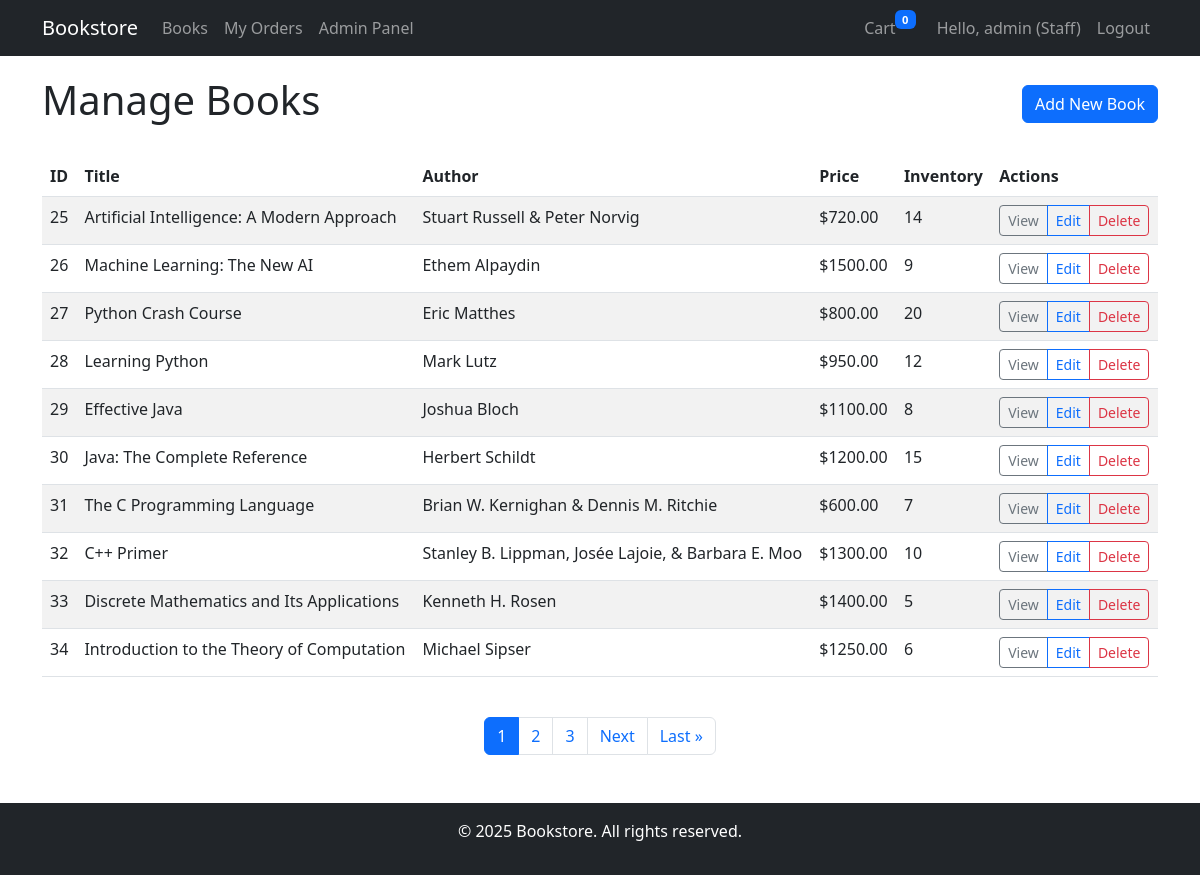
Screenshot of /admin_panel/books/ (signed in) with the database file from the repository.
### books/models.py (models this page shows, shortened)
class Book(models.Model):
    title = models.CharField(max_length=200)
    author = models.CharField(max_length=200)
    description = models.TextField()
    price = models.DecimalField(max_digits=10, decimal_places=2)
    inventory = models.PositiveIntegerField(default=0)
    cover_image = models.CharField(max_length=255, blank=True, null=True)
    created_at = models.DateTimeField(auto_now_add=True)
    updated_at = models.DateTimeField(auto_now=True)

### admin_panel/views.py (the view)
# urls.py: path('books/', views.BookListAdminView.as_view(), name='book_list'),
class BookListAdminView(AdminRequiredMixin, ListView):
    model = Book
    template_name = 'admin_panel/book_list.html'
    context_object_name = 'books'
    paginate_by = 10

### admin_panel/views.py (called while the page is built)
    def test_func(self):
        return self.request.user.is_authenticated and self.request.user.is_staff

### cart/context_processors.py (called while the page is built)
def cart_processor(request):
    cart = request.session.get('cart', {})
    cart_count = sum(item['quantity'] for item in cart.values())
    return {
        'cart_count': cart_count
    }

### templates/admin_panel/book_list.html (shortened to what this page needs)
{% extends 'base/base.html' %}
{% block content %}
<div class="d-flex justify-content-between align-items-center mb-4">
    <h1>Manage Books</h1>
    <a href="{% url 'admin_panel:book_create' %}" class="btn btn-primary">Add New Book</a>
</div>
{% if books %}
    <div class="table-responsive">
        <table class="table table-striped">
            <thead>
                <tr>
                    <th>ID</th>
                    <th>Title</th>
                    <th>Author</th>
                    <th>Price</th>
                    <th>Inventory</th>
                    <th>Actions</th>
                </tr>
            </thead>
            <tbody>
                {% for book in books %}
                <tr>
                    <td>{{ book.id }}</td>
                    <td>{{ book.title }}</td>
                    <td>{{ book.author }}</td>
                    <td>${{ book.price }}</td>
                    <td>{{ book.inventory }}</td>
                    <td>
                        <div class="btn-group" role="group">
                            <a href="{% url 'books:book_detail' book.id %}" class="btn btn-sm btn-outline-secondary">View</a>
                            <a href="{% url 'admin_panel:book_update' book.id %}" class="btn btn-sm btn-outline-primary">Edit</a>
                            <a href="{% url 'admin_panel:book_delete' book.id %}" class="btn btn-sm btn-outline-danger">Delete</a>
                        </div>
                    </td>
                </tr>
                {% endfor %}
            </tbody>
        </table>
    </div>
    {% if is_paginated %}
    <nav aria-label="Page navigation" class="mt-4">
        <ul class="pagination justify-content-center">
            {% for num in page_obj.paginator.page_range %}
                {% if page_obj.number == num %}
                    <li class="page-item active">
                        <span class="page-link">{{ num }}</span>
                    </li>
                {% elif num > page_obj.number|add:'-3' and num < page_obj.number|add:'3' %}
                    <li class="page-item">
                        <a class="page-link" href="?page={{ num }}">{{ num }}</a>
                    </li>
                {% endif %}
            {% endfor %}
            {% if page_obj.has_next %}
                <li class="page-item">
                    <a class="page-link" href="?page={{ page_obj.next_page_number }}">Next</a>
                </li>
                <li class="page-item">
                    <a class="page-link" href="?page={{ page_obj.paginator.num_pages }}">Last &raquo;</a>
                </li>
            {% endif %}
        </ul>
    </nav>
    {% endif %}
{% else %}
    <div class="alert alert-info">No books available. <a href="{% url 'admin_panel:book_create' %}">Add a book</a>.</div>
{% endif %}
{% endblock %}

### templates/base/base.html (shortened to what this page needs)
<!DOCTYPE html>
<html lang="en">
<head>
    <link href="https://cdn.jsdelivr.net/npm/bootstrap@5.3.0-alpha1/dist/css/bootstrap.min.css" rel="stylesheet">
</head>
<body>
    <nav class="navbar navbar-expand-lg navbar-dark bg-dark">
        <div class="container">
            <a class="navbar-brand" href="{% url 'books:book_list' %}">Bookstore</a>
            <div class="collapse navbar-collapse" id="navbarNav">
                <ul class="navbar-nav me-auto">
                    <li class="nav-item">
                        <a class="nav-link" href="{% url 'books:book_list' %}">Books</a>
                    </li>
                    {% if user.is_authenticated %}
                        <li class="nav-item">
                            <a class="nav-link" href="{% url 'orders:order_history' %}">My Orders</a>
                        </li>
                        {% if user.is_staff %}
                            <li class="nav-item">
                                <a class="nav-link" href="{% url 'admin_panel:dashboard' %}">Admin Panel</a>
                            </li>
                        {% endif %}
                    {% endif %}
                </ul>
                <ul class="navbar-nav">
                    {% if user.is_authenticated %}
                        <li class="nav-item">
                            <a class="nav-link" href="{% url 'cart:view_cart' %}">
                                Cart <span class="badge bg-primary cart-badge">{{ cart_count }}</span>
                            </a>
                        </li>
                        <li class="nav-item">
                            <span class="nav-link">Hello, {{ user.username }}{% if user.is_staff %} (Staff){% endif %}</span>
                        </li>
                        <li class="nav-item">
                            <a class="nav-link" href="{% url 'accounts:logout' %}">Logout</a>
                        </li>
                    {% endif %}
                </ul>
            </div>
        </div>
    </nav>
    <div class="container">
        {% block content %}{% endblock %}
    </div>
    <footer class="bg-dark text-white mt-5 py-3">
        <div class="container text-center">
            <p>&copy; {% now "Y" %} Bookstore. All rights reserved.</p>
        </div>
    </footer>
</body>
</html>

### templates/base/base.html (style rules this page uses)
.navbar { margin-bottom: 20px; }
.cart-badge { position: relative; top: -10px; right: 5px; font-size: 0.7em; }

### rows the page displays
Book: id "25", title "Artificial Intelligence: A Modern Approach", author "Stuart Russell & Peter Norvig", price "720.00", inventory "14"
Book: id "26", title "Machine Learning: The New AI", author "Ethem Alpaydin", price "1500.00", inventory "9"
Book: id "27", title "Python Crash Course", author "Eric Matthes", price "800.00", inventory "20"
Book: id "28", title "Learning Python", author "Mark Lutz", price "950.00", inventory "12"
Book: id "29", title "Effective Java", author "Joshua Bloch", price "1100.00", inventory "8"
Book: id "30", title "Java: The Complete Reference", author "Herbert Schildt", price "1200.00", inventory "15"
Book: id "31", title "The C Programming Language", author "Brian W. Kernighan & Dennis M. Ritchie", price "600.00", inventory "7"
Book: id "32", title "C++ Primer", author "Stanley B. Lippman, Josée Lajoie, & Barbara E. Moo", price "1300.00", inventory "10"
Book: id "33", title "Discrete Mathematics and Its Applications", author "Kenneth H. Rosen", price "1400.00", inventory "5"
Book: id "34", title "Introduction to the Theory of Computation", author "Michael Sipser", price "1250.00", inventory "6"

### other values shown
{{ cart_count }} "0"
{{ user.username }} "admin"
{{ num }} "1"
{{ num }} "2" "3"
